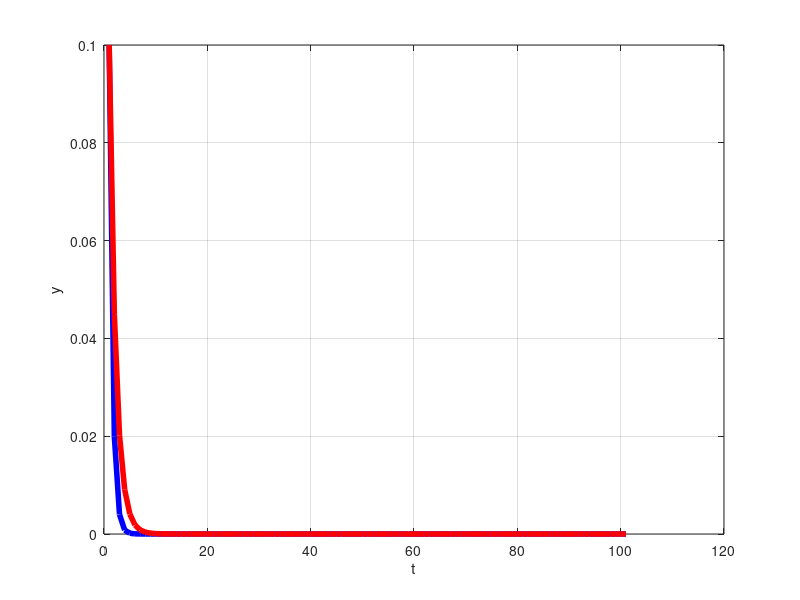

MATLAB code to generate this figure: (Note: this script raises an error after producing the figure.)
# addpath("/home/ana/Documents/CoursesGaTech/Fall2011/ECE6550/Homework_2/MyCode");

% Question 5

A=[-1,1; 0,-1]; 
B=[1;0]; 
C=[0,1];

% --------------------------
%% Time step
delta = 0.8;

% --------------------------
% Approximate values
Aapprox=eye(2)+delta.*A;
Bapprox=delta.*B;

% -------------------------------------------------------------
%% Exact values
Ahat = [ exp(-delta), delta*exp(-delta); 0, exp(-delta) ];
Bhat = [ 1 - exp(-delta); 0 ];
% -------------------------------------------------------------

x0=[ 0.1; 0.1 ];

xapprox=x0;
xexact=x0;

Yapprox=[]; Yexact=[];
T = [];

k=0;
N=100;

% ---------------------------------------
% Calculate output Y
ind = false;

while (k <= N);
    Yapprox=[Yapprox;C*xapprox];
    Yexact=[Yexact;C*xexact];
    if abs( (Yapprox(end) - Yexact(end))/Yexact(end) ) > 0.1 && ind == false
      printf("Difference higher than 10 percent in time: %.3f \n", k*delta );  
      ind = true; 
    end

    u=exp(-k*delta);
    
    xapprox=Aapprox*xapprox+Bapprox*u;
    xexact=Ahat*xexact+Bhat*u;
    
    k= k + 1;
end;

% ------------------------------------------
% Plot
figure(1)
hold off;
plot(Yapprox,'b', 'linewidth', 4 );
hold on;
grid on;
plot(Yexact,'r', 'linewidth', 4 );
xlabel('t'); ylabel('y');
legend( 'Approximate Discretization','Exact Discretization', 1 );
title('Exact vs. Approximate Discretizations');
print('Question5Delta08.png', '-dpng');
replot
    
